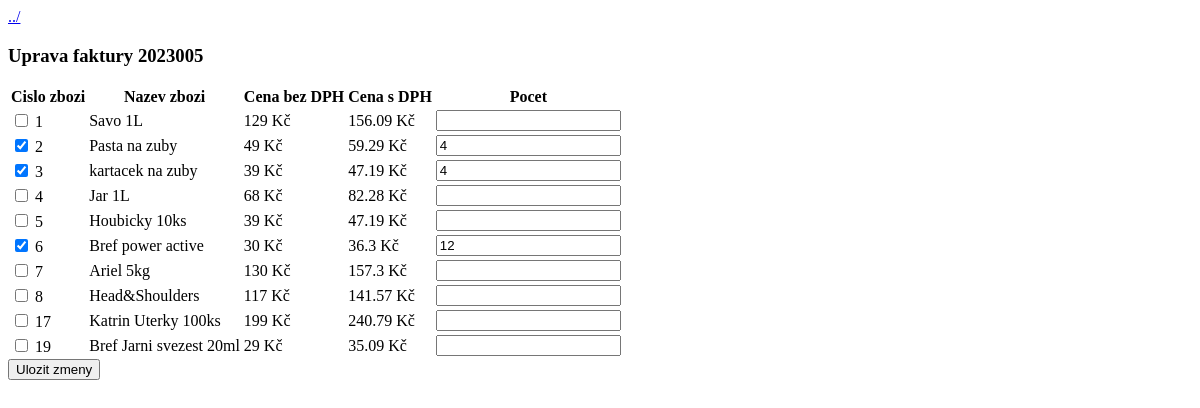
Before: /upravobjednavku.php?id=2023005 with the older database file.
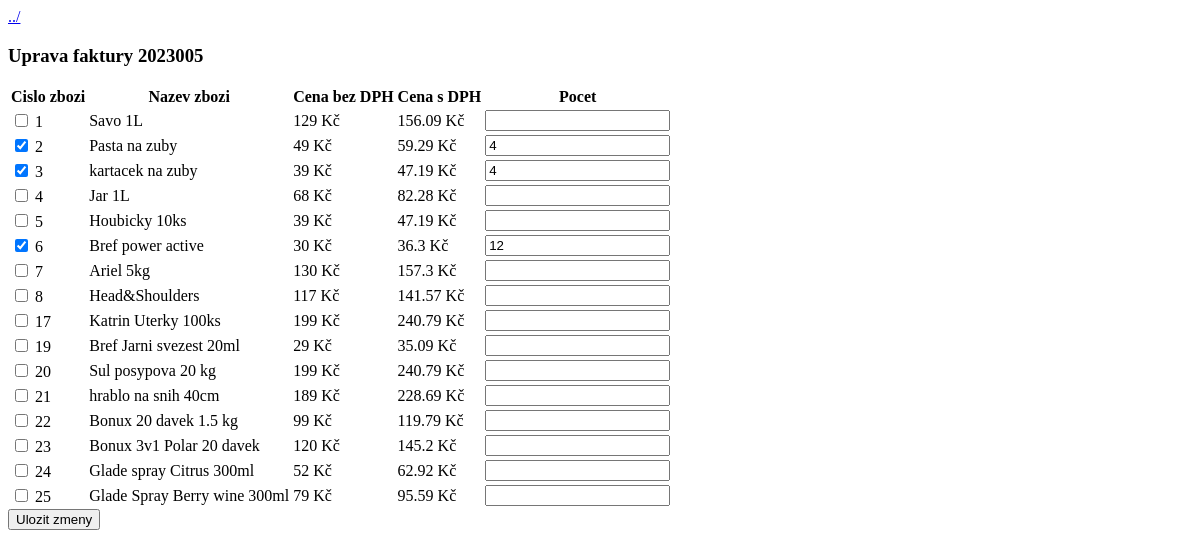
After: the same page with the newer database file.
### tables this page shows
CREATE TABLE `zbozi` (
  `id_zbozi` int NOT NULL AUTO_INCREMENT,
  `nazev` varchar(32) NOT NULL,
  `cena` int NOT NULL,
  PRIMARY KEY (`id_zbozi`)
);

CREATE TABLE `faktura_zbozi` (
  `id` int NOT NULL AUTO_INCREMENT,
  `faktura_id` int NOT NULL,
  `zbozi_id` int NOT NULL,
  `pocet` smallint NOT NULL,
  PRIMARY KEY (`id`),
  KEY `faktura_id` (`faktura_id`),
  KEY `zbozi_id` (`zbozi_id`),
  CONSTRAINT `faktura_zbozi_ibfk_1` FOREIGN KEY (`faktura_id`) REFERENCES `faktura` (`id_fak`) ON DELETE CASCADE,
  CONSTRAINT `faktura_zbozi_ibfk_2` FOREIGN KEY (`zbozi_id`) REFERENCES `zbozi` (`id_zbozi`) ON DELETE CASCADE
);

### inc/functions.php (called while the page is built, shortened)
<?php
    function vypis_zbozi($pdo, $order=false, $desc=false) {
        $query = "SELECT * FROM zbozi";
        $query .= ";";
        $stmt = $pdo->prepare($query);
        $stmt->execute();
        $results = $stmt->fetchall(PDO::FETCH_ASSOC);
        if ($results) {
            return $results;
        }
        return false;
    }
    function vypis_objednavku($id_fak, $pdo) {
        $query = "SELECT zbozi_id, pocet FROM faktura_zbozi WHERE faktura_id = $id_fak;";
        $stmt = $pdo->prepare($query);
        $stmt->execute();
        $results = $stmt->fetchall(PDO::FETCH_ASSOC);
        if ($results) {
            return $results;
        }
        return false;
    }

### upravobjednavku.php (the view, shortened to what this page needs)
<?php
require_once("inc/functions.php");
$id_fak = htmlentities($_GET["id"]);
require_once("inc/dbh.inc.php");
$objednavka = vypis_objednavku($id_fak, $conn);
$zbozi = vypis_zbozi($conn);
$objednane_zbozi = array_map(
    function ($a) {
        return $a['zbozi_id'];
    }, $objednavka);
$counter = 0;
?>
<!DOCTYPE html>
<html lang="en">
<head>
</head>
<body>
    <a href=<?php echo "faktura.php?id=" . $id_fak ?>>../</a>
    <h3>Uprava faktury <?php echo $id_fak ?></h3>
    <form action="inc/upravobjed.inc.php" method="POST">
            <table>
                <thead>
                    <tr>
                        <th>Cislo zbozi</th>
                        <th>Nazev zbozi</th>
                        <th>Cena bez DPH</th>
                        <th>Cena s DPH</th>
                        <th>Pocet</th>
                    </tr>
                </thead>
                <tbody>
                    <?php foreach ($zbozi as $produkt) {
                        ?>
                        <tr>
                            <td>
                                <input
                                type="checkbox"
                                name="id_zbozi[<?php echo $produkt["id_zbozi"]; ?>]"
                                value=<?php echo $produkt["id_zbozi"]; ?>
                                <?php if (in_array($produkt["id_zbozi"], $objednane_zbozi)) {echo "checked";}; ?>
                                >
                                <?php echo $produkt["id_zbozi"]; ?>
                            </td>
                            <td><?php echo $produkt["nazev"] ?></td>
                            <td><?php echo $produkt["cena"] . " Kč"; ?></td>
                            <td><?php echo strval(intval($produkt["cena"]) * 1.21) . " Kč"; ?></td>
                            <td>
                                <input
                                type="number"
                                name="ks[<?php echo $produkt["id_zbozi"]; ?>]"
                                min=1
                                <?php
                                    if(in_array($produkt["id_zbozi"], $objednane_zbozi)) {
                                        echo "value='" . $objednavka[$counter]["pocet"] . "'";
                                        $counter+=1;
                                    }; ?>
                                >
                            </td>
                        </tr>
                        <?php
                    }
                    ?>
                </tbody>
            </table>
        <button type="submit" name="uprav">Ulozit zmeny</button>
    </form>
</body>
</html>

Changed rows visible on the page:
added zbozi: id_zbozi "20", nazev "Sul posypova 20 kg", cena "199", intval($produkt['cena'])*1.21 "240.79"
added zbozi: id_zbozi "21", nazev "hrablo na snih 40cm", cena "189", intval($produkt['cena'])*1.21 "228.69"
added zbozi: id_zbozi "22", nazev "Bonux 20 davek 1.5 kg", cena "99", intval($produkt['cena'])*1.21 "119.79"
added zbozi: id_zbozi "23", nazev "Bonux 3v1 Polar 20 davek", cena "120", intval($produkt['cena'])*1.21 "145.2"
added zbozi: id_zbozi "24", nazev "Glade spray Citrus 300ml", cena "52", intval($produkt['cena'])*1.21 "62.92"
added zbozi: id_zbozi "25", nazev "Glade Spray Berry wine 300ml", cena "79", intval($produkt['cena'])*1.21 "95.59"
